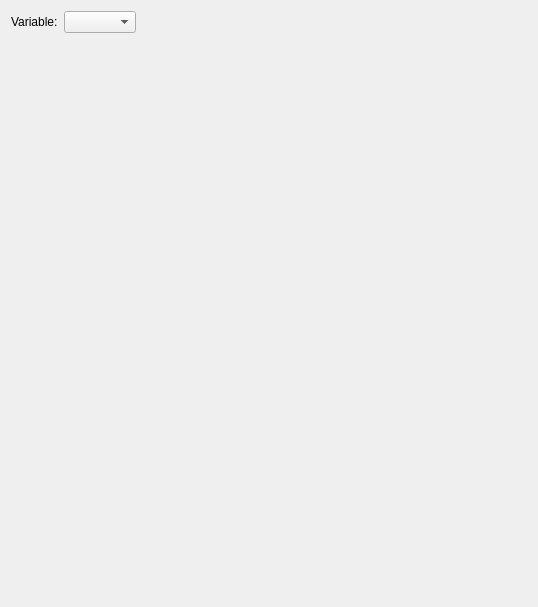
<?xml version="1.0" encoding="UTF-8"?>
<ui version="4.0">
 <class>MealDetailsPlotWidget</class>
 <widget class="QWidget" name="MealDetailsPlotWidget">
  <property name="geometry">
   <rect>
    <x>0</x>
    <y>0</y>
    <width>538</width>
    <height>607</height>
   </rect>
  </property>
  <property name="windowTitle">
   <string>Form</string>
  </property>
  <layout class="QVBoxLayout" name="verticalLayout">
   <item>
    <layout class="QHBoxLayout" name="horizontalLayout">
     <item>
      <widget class="QLabel" name="label">
       <property name="text">
        <string>Variable:</string>
       </property>
      </widget>
     </item>
     <item>
      <widget class="VariableSelector" name="variableSelector"/>
     </item>
     <item>
      <spacer name="horizontalSpacer">
       <property name="orientation">
        <enum>Qt::Horizontal</enum>
       </property>
       <property name="sizeHint" stdset="0">
        <size>
         <width>40</width>
         <height>20</height>
        </size>
       </property>
      </spacer>
     </item>
    </layout>
   </item>
   <item>
    <widget class="MealDetailsPlotView" name="plotView" native="true">
     <property name="sizePolicy">
      <sizepolicy hsizetype="Preferred" vsizetype="Expanding">
       <horstretch>0</horstretch>
       <verstretch>0</verstretch>
      </sizepolicy>
     </property>
    </widget>
   </item>
  </layout>
 </widget>
 <customwidgets>
  <customwidget>
   <class>VariableSelector</class>
   <extends>QComboBox</extends>
   <header>tse_analytics.views.misc.variable_selector</header>
  </customwidget>
  <customwidget>
   <class>MealDetailsPlotView</class>
   <extends>QWidget</extends>
   <header>tse_analytics.modules.phenomaster.meal_details.views.meal_details_plot_view</header>
   <container>1</container>
  </customwidget>
 </customwidgets>
 <resources/>
 <connections/>
</ui>
